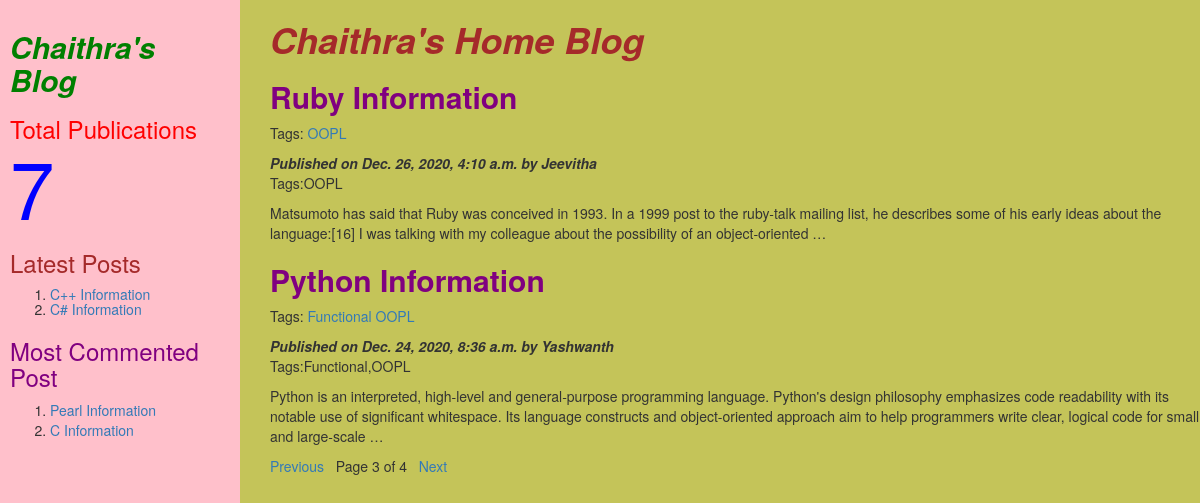
/?page=3, run on the app's committed database.
### myapp/models.py (models this page shows, shortened)
class Post(models.Model):
	tags=TaggableManager()
	STATUS_CHOICES=(('draft','Draft'),('published','Published'))
	title=models.CharField(max_length=256)
	slug=models.SlugField(max_length=264,unique_for_date='publish')
	author=models.ForeignKey(User,related_name='blog_posts',on_delete= models.CASCADE)
	body=models.TextField()
	publish=models.DateTimeField(default=timezone.now)
	created=models.DateTimeField(auto_now_add=True)
	updated=models.DateTimeField(auto_now=True)
	status= models.CharField(max_length=10,choices=STATUS_CHOICES,default='draft')
	objects=CustomManager()
	class Meta:
		ordering=('-publish',)
	def get_absolute_url(self):
		return reverse('post_detail',args=[self.publish.year,self.publish.strftime('%m'),self.publish.strftime('%d'),self.slug])

### myapp/views.py (the view)
# urls.py: url(r'^$',views.post_list_view),
def post_list_view(request,tag_slug=None):
	post_list=Post.objects.all()
	tag=None
	if tag_slug:
		tag=get_object_or_404(Tag,slug=tag_slug)
		post_list=post_list.filter(tags__in=[tag])
	paginator=Paginator(post_list,2)
	page_number=request.GET.get('page')
	try:
		post_list=paginator.page(page_number)
	except PageNotAnInteger:
		post_list=paginator.page(1)
	except EmptyPage:
		post_list=paginator.page(paginator.num_pages)
	d={'post_list':post_list,'tag':tag}
	return render(request,'myapp/post_list.html',d)

### myapp/models.py (called while the page is built)
    def get_queryset(self):
        return super().get_queryset().filter(status='published')

### myapp/templatetags/mytags.py (called while the page is built)
@register.simple_tag
def total_posts():
	return Post.objects.count()

@register.inclusion_tag('myapp/latest_post.html')
def show_latest_posts(count=3):
	latest_posts=Post.objects.order_by('-publish')[:count]
	return {'latest_posts':latest_posts}

@register.simple_tag
def get_most_commented_posts(count=2):
	return Post.objects.annotate(total_comments=Count('comments')).order_by('-total_comments')[:count]

### templates/myapp/post_list.html (shortened to what this page needs)
<html>
    {%extends 'myapp/parent.html'%}
        {%block content_block%}
        <h1 style="color:brown"><b><i>Chaithra's Home Blog</i></b></h1>
        {%for post in post_list%}
        <a href="{{post.get_absolute_url}}"><h2 style="color:purple"><b>{{post.title}}</b></h2></a>
	<p>Tags:
		{%for t in post.tags.all%}
		<a href="{%url "post_list_by_tag_name" t.slug%}">{{t.name}}</a>
		{%endfor%}
	</p>
        <i><b>Published on {{post.publish}} by {{post.author|title}}</b></i>
	<p>Tags:{{post.tags.all|join:','}}</p>
        {{post.body|truncatewords:40|linebreaks}}
        {%endfor%}
        {%include 'myapp/pagination.html' with page=post_list%}
        {%endblock%}

### templates/myapp/parent.html (shortened to what this page needs)
<html>
{%load mytags%}
    <head>
	<link rel="stylesheet" href="https://maxcdn.bootstrapcdn.com/bootstrap/3.3.7/css/bootstrap.min.css">
    </head>
	<body>
	    <div class="content" style="width:80%;float:right;background-color:#c4c459;height:300%;padding:0 0 0 30px">
	       {%block content_block%}
	       {%endblock%}
	    </div>
	    <div class="sidebar" style="width:20%;float:left;background-color:pink;height:300%;padding:10px">
		<h2 style="color:green"><b><i>Chaithra's Blog</i></b></h2>
		<h3 style="color:red">Total Publications
			<span style="color:blue;font-size:80px">
			{%total_posts%}</span>
			<h3 style="color:brown">Latest Posts</h3>
			<h5>{%show_latest_posts 2%}</h5>
			<h3 style="color:purple">Most Commented Post</h3>
			{%get_most_commented_posts as m%}
			<ol>
			   {%for post in m%}
			    <li><a href="{{post.get_absolute_url}}">{{post.title}}</a></li>
			   {%endfor%}
			</ol>
		</h3>
	    </div>
	</body>
</html>

### templates/myapp/latest_post.html
<html>
    <body>
	<ol>
	{%for post in latest_posts%}
	<li><a href="{{post.get_absolute_url}}">{{post.title}}</a></li>
	{%endfor%}
	</ol>
     </body>
</html>

### data on the page
Post: title "Ruby Information", publish "Dec. 26, 2020, 4:10 a.m.", author "Jeevitha", tags.all "OOPL", body "Matsumoto has said that Ruby was conceived in 1993. In a 1999 post to the ruby-talk mailing list, he describes some of his early ideas about the language:[16] I was talking with my colleague about the possibility of an object-oriented …"
Tag: name "OOPL"
Post: title "Python Information", publish "Dec. 24, 2020, 8:36 a.m.", author "Yashwanth", tags.all "Functional,OOPL", body "Python is an interpreted, high-level and general-purpose programming language. Python's design philosophy emphasizes code readability with its notable use of significant whitespace. Its language constructs and object-oriented approach aim to help programmers write clear, logical code for small and large-scale …"
Tag: name "Functional"
Post: title "C++ Information"
Post: title "C# Information"
Post: title "Pearl Information"
Post: title "C Information"

### other printed values
{{ page.number }} "3"
{{ page.paginator.num_pages }} "4"
